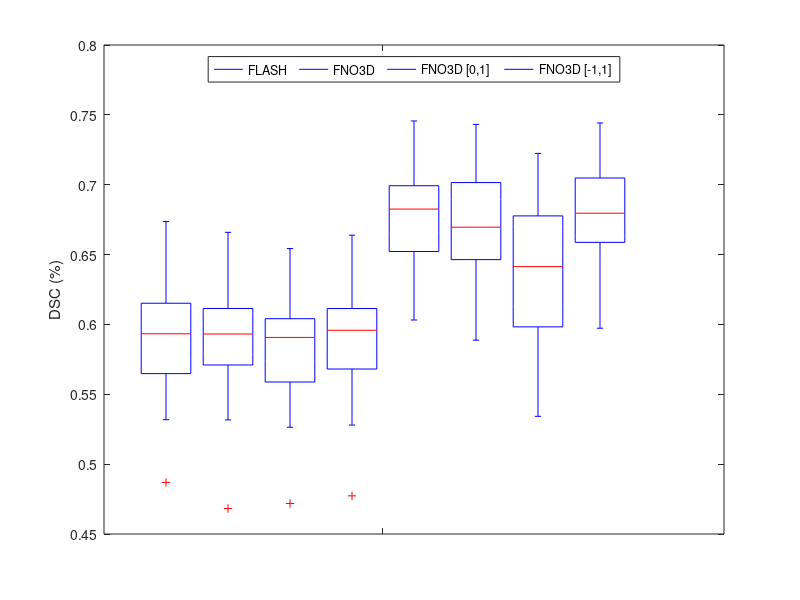

The MATLAB source for this figure:



% Datos de DSC para los conjuntos de datos de NiRep y OASIS
nirep_ode_small = [0.426732, 0.385402, 0.398186, 0.376678, 0.361743, 0.365199, 0.384695, 0.388054, 0.384664, 0.460216, 0.427487, 0.432320, 0.372801, 0.370031, 0.409414];
nirep_fno3d_small = [0.432459, 0.372905, 0.373163, 0.388549, 0.379887, 0.374524, 0.385635, 0.391266, 0.381286, 0.463418, 0.431757, 0.424857, 0.380014, 0.375778, 0.410182];
nirep_0_1_small = [0.448069, 0.417467, 0.408138, 0.395582, 0.399115, 0.412777, 0.411957, 0.423663, 0.406089, 0.452869, 0.447309, 0.449264, 0.394279, 0.388015, 0.429456];
nirep_1_1_small = [0.423585, 0.382831, 0.382905, 0.375416, 0.376642, 0.367415, 0.378599, 0.386668, 0.375908, 0.458835, 0.424085, 0.423670, 0.376555, 0.375760, 0.403073];

nirep_ode_large = [0.552919, 0.499586, 0.525441, 0.525840, 0.518890, 0.516741, 0.536224, 0.515099, 0.564075, 0.556054, 0.531734, 0.530317, 0.505352, 0.543365, 1.53];
nirep_fno3d_large = [0.440358, 0.416938, 0.488219, 0.394921, 0.423640, 0.387499, 0.428081, 0.401811, 0.462279, 0.522363, 0.472609, 0.468765, 0.434168, 0.408740, 0.469306];
nirep_0_1_large = [0.456992, 0.394719, 0.487829, 0.394633, 0.419980, 0.397704, 0.396034, 0.391745, 0.436149, 0.459032, 0.438703, 0.420676, 0.411851, 0.393107, 0.450134];
nirep_1_1_large = [0.555348, 0.505962, 0.491546, 0.524047, 0.526969, 0.518930, 0.525781, 0.543665, 0.515952, 0.564261, 0.554613, 0.538219, 0.531329, 0.506830, 0.520375];

oasis_ode_small = [0.626724, 0.569174, 0.595679, 0.531792, 0.611755, 0.574068, 0.486925, 0.560418, 0.628050, 0.543864, 0.593297, 0.580658, 0.546429, 0.673634, 0.578815, 0.642135, 0.618592, 0.600751, 0.600593];
oasis_fno3d_small = [0.617132, 0.578796, 0.595908, 0.531655, 0.599187, 0.571367, 0.468233, 0.570603, 0.619507, 0.541406, 0.593134, 0.571943, 0.540897, 0.665931, 0.581961, 0.636914, 0.617771, 0.605709, 0.600397];
oasis_0_1_small = [0.606275, 0.576141, 0.596476, 0.526413, 0.593246, 0.558709, 0.471816, 0.564810, 0.609634, 0.534110, 0.595266, 0.558863, 0.529941, 0.654305, 0.584370, 0.626343, 0.607869, 0.601924, 0.590704];
oasis_1_1_small = [0.618959, 0.573754, 0.599260, 0.527972, 0.604294, 0.570308, 0.477304, 0.565882, 0.622461, 0.539773, 0.595827, 0.574706, 0.543438, 0.663891, 0.580975, 0.636540, 0.614030, 0.608722, 0.600557];

oasis_ode_large = [0.692944, 0.650671, 0.699526, 0.614493, 0.682576, 0.683971, 0.603169, 0.674084, 0.740213, 0.651016, 0.653367, 0.667289, 0.638239, 0.745633, 0.735921, 0.718321, 0.699039, 0.684258, 0.679869];
oasis_fno3d_large = [0.602245, 0.649702, 0.699500, 0.618483, 0.690203, 0.690129, 0.588750, 0.684096, 0.726492, 0.654109, 0.669602, 0.665652, 0.628423, 0.743197, 0.655990, 0.724974, 0.705971, 0.703581, 0.643080];
oasis_0_1_large = [0.534221, 0.607856, 0.632901, 0.608099, 0.655217, 0.663717, 0.546246, 0.673453, 0.687310, 0.638534, 0.669531, 0.641369, 0.588654, 0.722419, 0.558922, 0.711085, 0.696641, 0.681910, 0.573946];
oasis_1_1_large = [0.694029, 0.658347, 0.707269, 0.607745, 0.678955, 0.679605, 0.597288, 0.675737, 0.737304, 0.647015, 0.659152, 0.666017, 0.639879, 0.744197, 0.735512, 0.718804, 0.702331, 0.693796, 0.684145];

% Transponer los datos para que cada columna represente un conjunto de datos
nirep_ode_large = nirep_ode_large';
nirep_ode_small = nirep_ode_small';
nirep_fno3d_large = nirep_fno3d_large';
nirep_fno3d_small = nirep_fno3d_small';
nirep_0_1_large = nirep_0_1_large';
nirep_0_1_small = nirep_0_1_small';
nirep_1_1_large = nirep_1_1_large';
nirep_1_1_small = nirep_1_1_small';

oasis_ode_large = oasis_ode_large';
oasis_ode_small = oasis_ode_small';
oasis_fno3d_large = oasis_fno3d_large';
oasis_fno3d_small = oasis_fno3d_small';
oasis_0_1_large = oasis_0_1_large';
oasis_0_1_small = oasis_0_1_small';
oasis_1_1_large = oasis_1_1_large';
oasis_1_1_small = oasis_1_1_small';

% Combinar los datos en una matriz
% data = [nirep_ode_small, nirep_fno3d_small, nirep_0_1_small, nirep_1_1_small, nirep_ode_large, nirep_fno3d_large, nirep_0_1_large, nirep_1_1_large];
data = [oasis_ode_small, oasis_fno3d_small, oasis_0_1_small, oasis_1_1_small, oasis_ode_large, oasis_fno3d_large, oasis_0_1_large, oasis_1_1_large];

% Crear el gráfico de cajas y bigotes
fig = figure('Visible', 'off');
boxplot(data, 'Labels', {'FLASH', 'FNO3D', 'FNO3D [0,1]', 'FNO3D [-1,1]', 'FLASH', 'FNO3D', 'FNO3D [0,1]', 'FNO3D [-1,1]'}); %, 'Labels', {'ODE Small', 'FNO3D Small', '1_1 Small', '0_1 Small', 'ODE Large', 'FNO3D Large', '1_1 Large', '0_1 Large'});
% title('Gráfico de Cajas y Bigotes para 8 Conjuntos de Datos');
% xlabel('Conjuntos de Datos');
ylabel('DSC (%)');

% Definir los colores para cada caja
colors = [
    1 0 0; % Rojo
    0 1 0; % Verde
    0 0 1; % Azul
    1 1 0; % Amarillo
    1 0 0; % Rojo
    0 1 0; % Verde
    0 0 1; % Azul
    1 1 0; % Amarillo
];

% Obtener los objetos de las cajas y modificar sus colores
hBox = findobj(gca, 'Tag', 'Box');
hWhisker = findobj(gca, 'Tag', 'Whisker');

for j = 1:length(hBox)
    fprintf('j: %d\n', j);
    disp(colors(j,:));
    % Colores para las cajas
    patch(get(hBox(j), 'XData'), get(hBox(j), 'YData'), colors(j,:), 'FaceColor', 'none', 'EdgeColor', colors(j,:), 'LineWidth', 1);
end



% Añadir una leyenda para cada conjunto de datos
legend({'FLASH', 'FNO3D', 'FNO3D [0,1]', 'FNO3D [-1,1]'}, ...
       'Location', 'north', 'Orientation', 'horizontal');



% Establecer el rango del eje Y
% ylim([0.35, 0.6]);
ylim([0.45, 0.8]);

% Establecer las marcas (ticks) del eje Y
% yticks([0.35, 0.4, 0.45, 0.5, 0.55, 0.6]);
yticks([0.45, 0.5, 0.55, 0.6, 0.65, 0.7, 0.75, 0.8]);

% Establecer los ticks en el eje X sin mostrar las etiquetas
xticks([4.5]);  % Define las posiciones de los ticks
xticklabels('');  % Elimina las etiquetas de los ticks

% Añadir texto en una posición deseada
% text(2, 0.1, '90 x 105 x 90');
% text(6, 0.1, '180 x 210 x 180');

text(2, 0.1, '80 x 112 x 96');
text(6, 0.1, '160 x 224 x 192');

% Guardar el gráfico en un archivo
saveas(fig, 'grafico_cajas_colores.png'); % Guardar como PNG

% Cerrar la figura
close(fig);
